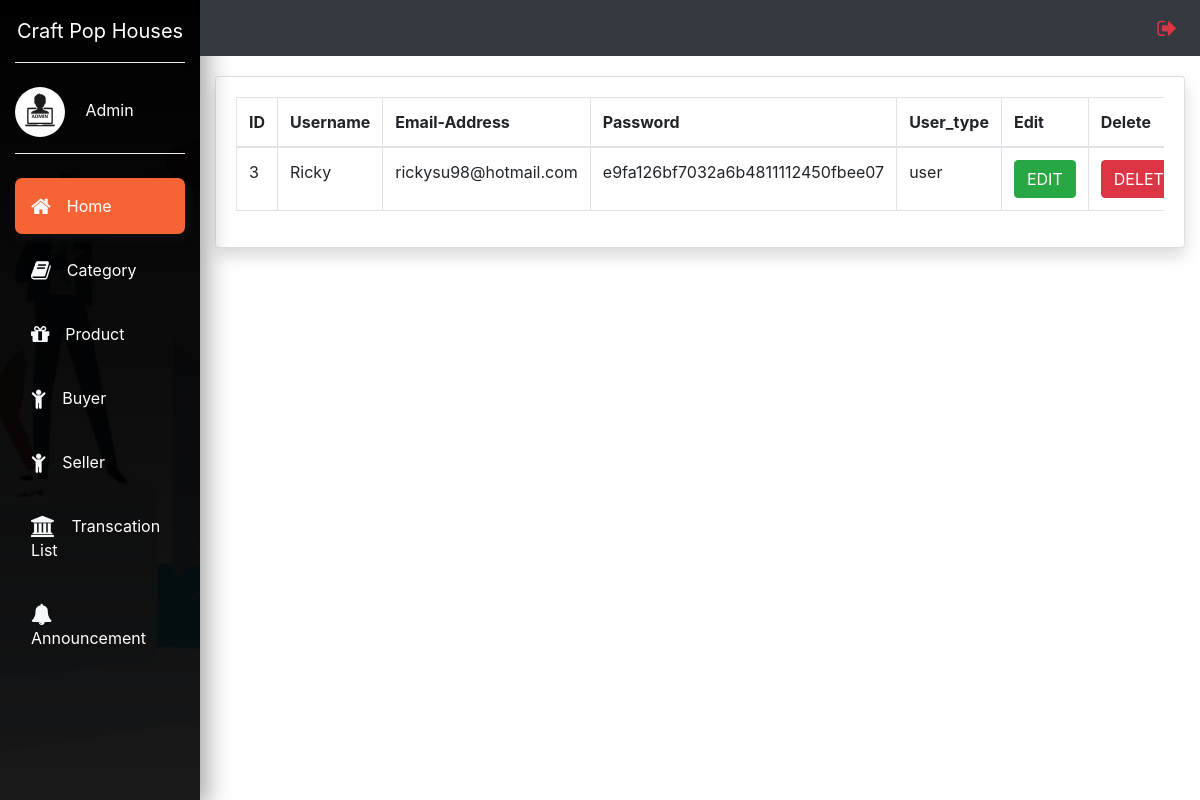
/admin/Admin.php, run on the app's committed database.
### tables this page shows
CREATE TABLE `users` (
  `id` int(11) NOT NULL,
  `username` varchar(100) NOT NULL,
  `email` varchar(100) NOT NULL,
  `user_type` varchar(100) NOT NULL,
  `password` varchar(100) NOT NULL
);

### admin/Admin.php (the view, shortened to what this page needs)
<?php include('AdminInterface.php') ?>
<div class="container-fluid">
	<div class="row">
		<div class="col-md-2"></div>
			<div class="col-md-10 bg">
				<div class="card shadow mb-4 ">
					<div class="card-body">
						<div class="table-responsive">
						<?php
							$connection = mysqli_connect('localhost','root','','cph');
							$query="SELECT * FROM users";
							$query_run=mysqli_query($connection,$query);
						?>
							<table class="table table-bordered">
							  <thead>
								<tr>
									<th>ID</th>
									<th>Username</th>
									<th>Email-Address</th>
									<th>Password</th>
									<th>User_type</th>
									<th>Edit</th>
									<th>Delete</th>
								</tr>
							  </thead>
							  <tbody>
							  <?php
							  if(mysqli_num_rows($query_run)>0)
							  {
								  while($row = mysqli_fetch_assoc($query_run))
									  if($row['user_type']=='user' )
								  {
									?>
								<tr>
									<td><?php echo $row['id']; ?></td>
									<td><?php echo $row['username']; ?></td>
									<td><?php echo $row['email']; ?></td>
									<td><?php echo $row['password']; ?></td>
									<td><?php echo $row['user_type']; ?></td>
									<td>
										<form action="register_edit.php" method="post">
											<button type="submit" name="edit_btn" class="btn btn-success">EDIT</button>
										</form>
									</td>
									<td>
										<form action="code.php" method="post">
											<button type="button" name="delete_btn" class="btn btn-danger" data-toggle="modal" data-target="#exampleModal">DELETE</button>
										</form>
									</td>
								</tr>
								<?php
								  }
							  }
							  else
							  {
								  echo "No record found";
							  }
							  ?>
							  </tbody>
							</table>
							</div>
						</div>
					</div>
			</div>

### styles/insert.css (style rules this page uses)
.bg { margin-top:5%; }

### data on the page
users: id "3", username "Ricky", email "rickysu98@hotmail.com", password "e9fa126bf7032a6b4811112450fbee07", user_type "user"
